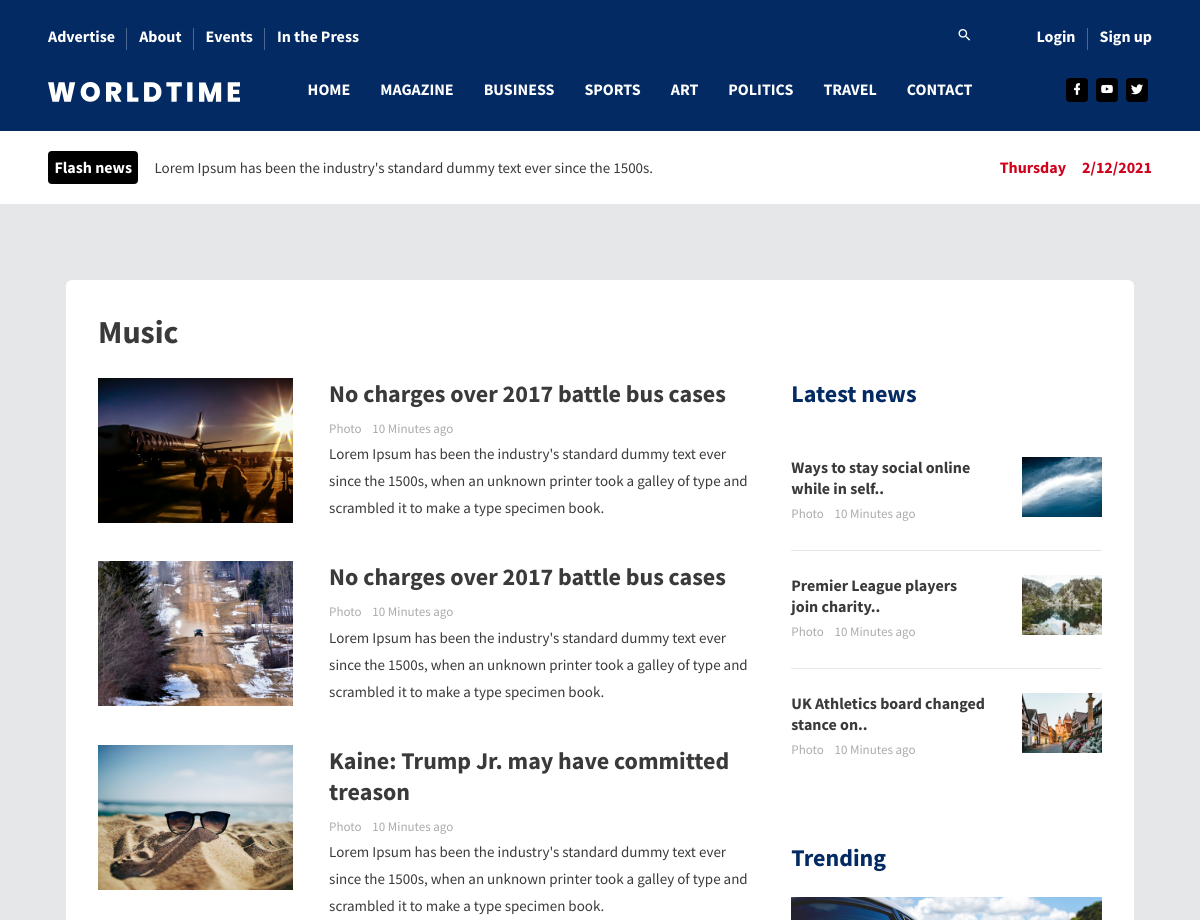
/category/3 (upper part), run on an earlier commit of the app's database.
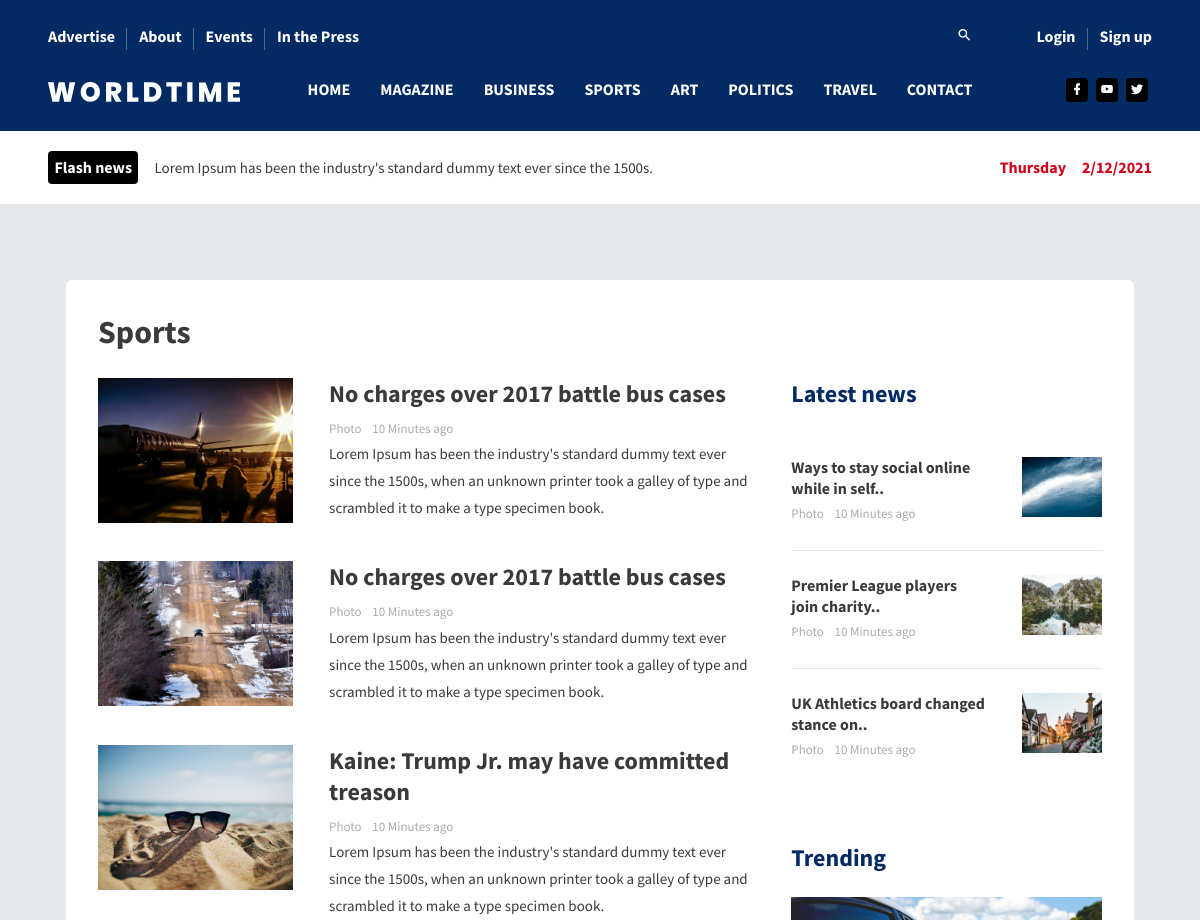
And on a later commit of the database.
### app/models.py (models this page shows, shortened)
class Categories(db.Model):
    id = db.Column(db.Integer, primary_key=True)
    categoryname = db.Column(db.String(200), nullable = False,unique=True)
    articles = db.relationship('Articles', backref = 'category', lazy = True)
    videos = db.relationship('Videos', backref = 'category', lazy = True)
    tags = db.relationship('Tags', backref = 'its_category', lazy = True)

### app/routes.py (the view)
@app.route('/category/<int:category_id>')
def categories(category_id):
    category = Categories.query.get_or_404(category_id)
    articles = category.articles
    return render_template('pages/categories.html',articles = articles,heading=category.categoryname)

### app/templates/pages/categories.html (shortened to what this page needs)
{% extends "layout.html" %}
{% block body %}
        <div class="content-wrapper">
          <div class="container">
            <div class="col-sm-12">
              <div class="card" data-aos="fade-up">
                <div class="card-body">
                  <div class="row">
                    <div class="col-sm-12">
                      <h1 class="font-weight-600 mb-4">
                        {{ heading }}
                      </h1>
                    </div>
                  </div>
                  <div class="row">
                    <div class="col-lg-8">
                      <div class="row">
                        <div class="col-sm-4 grid-margin">
                          <div class="rotate-img">
                            <img
                              src="../assets/images/business/business_7.png"
                              alt="banner"
                              class="img-fluid"
                            />
                          </div>
                        </div>
                        <div class="col-sm-8 grid-margin">
                          <h2 class="font-weight-600 mb-2">
                            No charges over 2017 battle bus cases
                          </h2>
                          <p class="fs-13 text-muted mb-0">
                            <span class="mr-2">Photo </span>10 Minutes ago
                          </p>
                          <p class="fs-15">
                            Lorem Ipsum has been the industry's standard dummy
                            text ever since the 1500s, when an unknown printer
                            took a galley of type and scrambled it to make a
                            type specimen book.
                          </p>
                        </div>
                      </div>
                      <div class="row">
                        <div class="col-sm-4 grid-margin">
                          <div class="rotate-img">
                            <img
                              src="../assets/images/business/business_8.png"
                              alt="banner"
                              class="img-fluid"
                            />
                          </div>
                        </div>
                        <div class="col-sm-8 grid-margin">
                          <h2 class="font-weight-600 mb-2">
                            No charges over 2017 battle bus cases
                          </h2>
                          <p class="fs-13 text-muted mb-0">
                            <span class="mr-2">Photo </span>10 Minutes ago
                          </p>
                          <p class="fs-15">
                            Lorem Ipsum has been the industry's standard dummy
                            text ever since the 1500s, when an unknown printer
                            took a galley of type and scrambled it to make a
                            type specimen book.
                          </p>
                        </div>
                      </div>
                      <div class="row">
                        <div class="col-sm-4 grid-margin">
                          <div class="rotate-img">
                            <img
                              src="../assets/images/business/business_9.png"
                              alt="banner"
                              class="img-fluid"
                            />
                          </div>
                        </div>
                        <div class="col-sm-8 grid-margin">
                          <h2 class="font-weight-600 mb-2">
                            Kaine: Trump Jr. may have committed treason
                          </h2>
                          <p class="fs-13 text-muted mb-0">
                            <span class="mr-2">Photo </span>10 Minutes ago
                          </p>
                          <p class="fs-15">
                            Lorem Ipsum has been the industry's standard dummy
                            text ever since the 1500s, when an unknown printer
                            took a galley of type and scrambled it to make a
                            type specimen book.
                          </p>
                        </div>
                      </div>
                    </div>
                    <div class="col-lg-4">
                      <h2 class="mb-4 text-primary font-weight-600">
                        Latest news
                      </h2>
                      <div class="row">
                        <div class="col-sm-12">
                          <div class="border-bottom pb-4 pt-4">
                            <div class="row">
                              <div class="col-sm-8">
                                <h5 class="font-weight-600 mb-1">
                                  Ways to stay social online while in self..
                                </h5>
                                <p class="fs-13 text-muted mb-0">
                                  <span class="mr-2">Photo </span>10 Minutes ago
                                </p>
                              </div>
                              <div class="col-sm-4">
                                <div class="rotate-img">
                                  <img
                                    src="../assets/images/business/business_1.png"
                                    alt="banner"
                                    class="img-fluid"
                                  />
                                </div>
                              </div>
                            </div>
                          </div>
                        </div>
                      </div>
                      <div class="row">
                        <div class="col-sm-12">
                          <div class="border-bottom pb-4 pt-4">
                            <div class="row">
                              <div class="col-sm-8">
                                <h5 class="font-weight-600 mb-1">
                                  Premier League players join charity..
                                </h5>
                                <p class="fs-13 text-muted mb-0">
                                  <span class="mr-2">Photo </span>10 Minutes ago
                                </p>
                              </div>
                              <div class="col-sm-4">
                                <div class="rotate-img">
                                  <img
                                    src="../assets/images/business/business_2.png"
                                    alt="banner"
                                    class="img-fluid"
                                  />
                                </div>
                              </div>
                            </div>
                          </div>
                        </div>
                      </div>
                      <div class="row">
                        <div class="col-sm-12">
                          <div class="pt-4">
                            <div class="row">
                              <div class="col-sm-8">
                                <h5 class="font-weight-600 mb-1">
                                  UK Athletics board changed stance on..
                                </h5>
                                <p class="fs-13 text-muted mb-0">
                                  <span class="mr-2">Photo </span>10 Minutes ago
                                </p>
                              </div>
                              <div class="col-sm-4">
                                <div class="rotate-img">
                                  <img
                                    src="../assets/images/business/business_3.png"
                                    alt="banner"
                                    class="img-fluid"
                                  />
                                </div>
                              </div>
                            </div>
                          </div>
                        </div>
                      </div>
                      <div class="trending">
                        <h2 class="mb-4 text-primary font-weight-600">
                          Trending
                        </h2>
                        <div class="mb-4">
                          <div class="rotate-img">
                            <img
                              src="../assets/images/business/business_4.png"
                              alt="banner"
                              class="img-fluid"
                            />
                          </div>
                        </div>
                      </div>
                    </div>
                  </div>
                </div>
              </div>
            </div>
          </div>
        </div>
{% endblock body %}

### app/templates/layout.html (shortened to what this page needs)
<!DOCTYPE html>
<html lang="en">
<head>
  <link rel="stylesheet" href="https://maxcdn.bootstrapcdn.com/bootstrap/4.5.2/css/bootstrap.min.css">
  <link rel="stylesheet" href="https://use.fontawesome.com/releases/v5.7.0/css/all.css"
>
  <link rel="stylesheet" href="https://cdnjs.cloudflare.com/ajax/libs/font-awesome/4.7.0/css/font-awesome.min.css">
  <link rel="stylesheet"
    href="{{ url_for('static', filename = 'assets/vendors/mdi/css/materialdesignicons.min.css') }}" />
  <link rel="stylesheet" href="{{ url_for('static', filename = 'assets/vendors/aos/dist/aos.css/aos.css') }}" />
  <link rel="stylesheet" href="{{ url_for('static', filename = 'assets/css/style.css') }}">
  <link rel="stylesheet" href="{{ url_for('static', filename = 'assets/css/additional.css') }}">
</head>
<body style="background-color: #e6e7e8;">
  <div>
    <div class="container-scroller">
      <div class="main-panel">
        <header id="header">
          <div class="container">
            <nav class="navbar navbar-expand-lg navbar-light">
              <div class="navbar-top">
                <div class="d-flex justify-content-between align-items-center">
                  <ul class="navbar-top-left-menu">
                    <li class="nav-item">
                      <a href="#" class="nav-link">Advertise</a>
                    </li>
                    <li class="nav-item">
                      <a href="{{ url_for('about') }}" class="nav-link">About</a>
                    </li>
                    <li class="nav-item">
                      <a href="#" class="nav-link">Events</a>
                    </li>
                    <li class="nav-item">
                      <a href="#" class="nav-link">In the Press</a>
                    </li>
                  </ul>
                  <ul class="navbar-top-right-menu">
                    <li class="nav-item">
                      <div class="nav-link">
                        <span onclick="openNav()"><i class="mdi mdi-magnify"></i></span>
                      </div>
                    </li>
                    {% if current_user.is_authenticated %}
                    <li class="nav-item">
                      <a href="{{ url_for('account') }}" class="nav-link">
                        <div style="
                        width: 40px;
                        height: 40px;
                        border-radius: 50%;
                        background-image: url('../static/imgs/profile_pics/{{ current_user.profile_pic }}');
                        background-repeat: no-repeat;
                        background-size: cover;">
                        </div>
                      </a>
                    </li>
                    {% else %}
                    <li class="nav-item">
                      <a href="{{ url_for('login') }}" class="nav-link">Login</a>
                    </li>
                    <li class="nav-item">
                      <a href="{{ url_for('register') }}" class="nav-link">Sign up</a>
                    </li>
                    {% endif %}
                  </ul>
                </div>
              </div>
              <div class="navbar-bottom">
                <div class="d-flex justify-content-between align-items-center">
                  <div>
                    <a class="navbar-brand" href="#">
                      <img src="{{ url_for('static', filename = 'assets/images/logo.svg') }}" />
                    </a>
                  </div>
                  <div>
                    <div class="navbar-collapse justify-content-center collapse" id="navbarSupportedContent">
                      <ul class="navbar-nav d-lg-flex justify-content-between align-items-center">
                        <li class="nav-item active">
                          <a class="nav-link" href="{{ url_for('index') }}">Home</a>
                        </li>
                        <li class="nav-item">
                          <a class="nav-link" href="{{ url_for('categories', category_id=1) }}">MAGAZINE</a>
                        </li>
                        <li class="nav-item">
                          <a class="nav-link" href="{{ url_for('categories', category_id=1) }}">Business</a>
                        </li>
                        <li class="nav-item">
                          <a class="nav-link" href="{{ url_for('categories', category_id=1) }}">Sports</a>
                        </li>
                        <li class="nav-item">
                          <a class="nav-link" href="{{ url_for('categories', category_id=1) }}">Art</a>
                        </li>
                        <li class="nav-item">
                          <a class="nav-link" href="{{ url_for('categories', category_id=1) }}">POLITICS</a>
                        </li>
                        <li class="nav-item">
                          <a class="nav-link" href="{{ url_for('categories', category_id=1) }}">Travel</a>
                        </li>
                        <li class="nav-item">
                          <a class="nav-link" href="{{ url_for('categories', category_id=1) }}">Contact</a>
                        </li>
                      </ul>
                    </div>
                  </div>
                  <ul class="social-media">
                    <li>
                      <a href="#">
                        <i class="mdi mdi-facebook"></i>
                      </a>
                    </li>
                    <li>
                      <a href="#">
                        <i class="mdi mdi-youtube"></i>
                      </a>
                    </li>
                    <li>
                      <a href="#">
                        <i class="mdi mdi-twitter"></i>
                      </a>
                    </li>
                  </ul>
                </div>
              </div>
            </nav>
          </div>
        </header>
        <div class="flash-news-banner">
          <div class="container">
            <div class="d-lg-flex align-items-center justify-content-between">
              <div class="d-flex align-items-center">
                <span class="badge badge-dark mr-3">Flash news</span>
                <p class="mb-0">
                  Lorem Ipsum has been the industry's standard dummy text ever
                  since the 1500s.
                </p>
              </div>
              <div class="d-flex">
                <span id="day" class="mr-3 text-danger"></span>
                <span id="date" class="text-danger"></span>
              </div>
            </div>
          </div>
        </div>
        {% block body %}{% endblock body %}
      </div>
    </div>
  </div>
</body>
</html>

What changed in the data, as far as the page shows it:
changed Categories: categoryname "Music" → "Sports"
